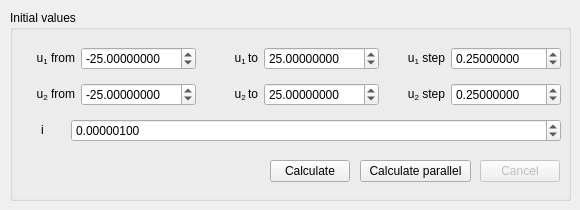
   <widget class="QWidget" name="tab_u1u2">
    <attribute name="title">
     <string>u1, u2</string>
    </attribute>
    <widget class="QGroupBox" name="groupBox_2">
     <property name="geometry">
      <rect>
       <x>10</x>
       <y>10</y>
       <width>561</width>
       <height>191</height>
      </rect>
     </property>
     <property name="title">
      <string>Initial values</string>
     </property>
     <widget class="QWidget" name="verticalLayoutWidget">
      <property name="geometry">
       <rect>
        <x>10</x>
        <y>30</y>
        <width>541</width>
        <height>111</height>
       </rect>
      </property>
      <layout class="QVBoxLayout" name="verticalLayout_2">
       <item>
        <layout class="QHBoxLayout" name="horizontalLayout">
         <item>
          <layout class="QHBoxLayout" name="horizontalLayout_58">
           <item>
            <widget class="QLabel" name="label_55">
             <property name="maximumSize">
              <size>
               <width>60</width>
               <height>16777215</height>
              </size>
             </property>
             <property name="text">
              <string>&lt;html&gt;&lt;head/&gt;&lt;body&gt;&lt;p align=&quot;right&quot;&gt;u&lt;span style=&quot; vertical-align:sub;&quot;&gt;1&lt;/span&gt; from&lt;/p&gt;&lt;/body&gt;&lt;/html&gt;</string>
             </property>
            </widget>
           </item>
           <item>
            <widget class="QDoubleSpinBox" name="input_u1_from_u1u2">
             <property name="decimals">
              <number>8</number>
             </property>
             <property name="minimum">
              <double>-1000.000000000000000</double>
             </property>
             <property name="maximum">
              <double>1000.000000000000000</double>
             </property>
             <property name="value">
              <double>-25.000000000000000</double>
             </property>
            </widget>
           </item>
          </layout>
         </item>
         <item>
          <layout class="QHBoxLayout" name="horizontalLayout_59">
           <item>
            <widget class="QLabel" name="label_56">
             <property name="maximumSize">
              <size>
               <width>60</width>
               <height>16777215</height>
              </size>
             </property>
             <property name="text">
              <string>&lt;html&gt;&lt;head/&gt;&lt;body&gt;&lt;p align=&quot;right&quot;&gt;u&lt;span style=&quot; vertical-align:sub;&quot;&gt;1 &lt;/span&gt;to&lt;/p&gt;&lt;/body&gt;&lt;/html&gt;</string>
             </property>
            </widget>
           </item>
           <item>
            <widget class="QDoubleSpinBox" name="input_u1_to_u1u2">
             <property name="decimals">
              <number>8</number>
             </property>
             <property name="minimum">
              <double>-1000.000000000000000</double>
             </property>
             <property name="maximum">
              <double>1000.000000000000000</double>
             </property>
             <property name="value">
              <double>25.000000000000000</double>
             </property>
            </widget>
           </item>
          </layout>
         </item>
         <item>
          <layout class="QHBoxLayout" name="horizontalLayout_60">
           <item>
            <widget class="QLabel" name="label_57">
             <property name="maximumSize">
              <size>
               <width>60</width>
               <height>16777215</height>
              </size>
             </property>
             <property name="text">
              <string>&lt;html&gt;&lt;head/&gt;&lt;body&gt;&lt;p align=&quot;right&quot;&gt;u&lt;span style=&quot; vertical-align:sub;&quot;&gt;1&lt;/span&gt; step&lt;/p&gt;&lt;/body&gt;&lt;/html&gt;</string>
             </property>
            </widget>
           </item>
           <item>
            <widget class="QDoubleSpinBox" name="input_u1_step_u1u2">
             <property name="decimals">
              <number>8</number>
             </property>
             <property name="minimum">
              <double>0.000001000000000</double>
             </property>
             <property name="maximum">
              <double>100.000000000000000</double>
             </property>
             <property name="value">
              <double>0.250000000000000</double>
             </property>
            </widget>
           </item>
          </layout>
         </item>
        </layout>
       </item>
       <item>
        <layout class="QHBoxLayout" name="horizontalLayout_2">
         <item>
          <layout class="QHBoxLayout" name="horizontalLayout_64">
           <item>
            <widget class="QLabel" name="label_61">
             <property name="maximumSize">
              <size>
               <width>60</width>
               <height>16777215</height>
              </size>
             </property>
             <property name="text">
              <string>&lt;html&gt;&lt;head/&gt;&lt;body&gt;&lt;p align=&quot;right&quot;&gt;u&lt;span style=&quot; vertical-align:sub;&quot;&gt;2&lt;/span&gt; from&lt;/p&gt;&lt;/body&gt;&lt;/html&gt;</string>
             </property>
            </widget>
           </item>
           <item>
            <widget class="QDoubleSpinBox" name="input_u2_from_u1u2">
             <property name="decimals">
              <number>8</number>
             </property>
             <property name="minimum">
              <double>-1000.000000000000000</double>
             </property>
             <property name="maximum">
              <double>1000.990000000000009</double>
             </property>
             <property name="singleStep">
              <double>1.000000000000000</double>
             </property>
             <property name="value">
              <double>-25.000000000000000</double>
             </property>
            </widget>
           </item>
          </layout>
         </item>
         <item>
          <layout class="QHBoxLayout" name="horizontalLayout_65">
           <item>
            <widget class="QLabel" name="label_62">
             <property name="maximumSize">
              <size>
               <width>60</width>
               <height>16777215</height>
              </size>
             </property>
             <property name="text">
              <string>&lt;html&gt;&lt;head/&gt;&lt;body&gt;&lt;p align=&quot;right&quot;&gt;u&lt;span style=&quot; vertical-align:sub;&quot;&gt;2 &lt;/span&gt;to&lt;/p&gt;&lt;/body&gt;&lt;/html&gt;</string>
             </property>
            </widget>
           </item>
           <item>
            <widget class="QDoubleSpinBox" name="input_u2_to_u1u2">
             <property name="decimals">
              <number>8</number>
             </property>
             <property name="minimum">
              <double>-1000.000000000000000</double>
             </property>
             <property name="maximum">
              <double>1000.000000000000000</double>
             </property>
             <property name="value">
              <double>25.000000000000000</double>
             </property>
            </widget>
           </item>
          </layout>
         </item>
         <item>
          <layout class="QHBoxLayout" name="horizontalLayout_66">
           <item>
            <widget class="QLabel" name="label_63">
             <property name="maximumSize">
              <size>
               <width>60</width>
               <height>16777215</height>
              </size>
             </property>
             <property name="text">
              <string>&lt;html&gt;&lt;head/&gt;&lt;body&gt;&lt;p align=&quot;right&quot;&gt;u&lt;span style=&quot; vertical-align:sub;&quot;&gt;2&lt;/span&gt; step&lt;/p&gt;&lt;/body&gt;&lt;/html&gt;</string>
             </property>
            </widget>
           </item>
           <item>
            <widget class="QDoubleSpinBox" name="input_u2_step_u1u2">
             <property name="decimals">
              <number>8</number>
             </property>
             <property name="minimum">
              <double>0.000001000000000</double>
             </property>
             <property name="maximum">
              <double>100.000000000000000</double>
             </property>
             <property name="value">
              <double>0.250000000000000</double>
             </property>
            </widget>
           </item>
          </layout>
         </item>
        </layout>
       </item>
       <item>
        <layout class="QHBoxLayout" name="horizontalLayout_3">
         <item>
          <layout class="QHBoxLayout" name="horizontalLayout_69">
           <item>
            <widget class="QLabel" name="label_66">
             <property name="sizePolicy">
              <sizepolicy hsizetype="Fixed" vsizetype="Ignored">
               <horstretch>0</horstretch>
               <verstretch>0</verstretch>
              </sizepolicy>
             </property>
             <property name="maximumSize">
              <size>
               <width>45</width>
               <height>16777215</height>
              </size>
             </property>
             <property name="text">
              <string>&lt;html&gt;&lt;head/&gt;&lt;body&gt;&lt;p align=&quot;center&quot;&gt;i&lt;/p&gt;&lt;/body&gt;&lt;/html&gt;</string>
             </property>
            </widget>
           </item>
           <item>
            <widget class="QDoubleSpinBox" name="input_i_u1u2">
             <property name="decimals">
              <number>8</number>
             </property>
             <property name="minimum">
              <double>-1000.000000000000000</double>
             </property>
             <property name="maximum">
              <double>1000.000000000000000</double>
             </property>
             <property name="value">
              <double>0.000001000000000</double>
             </property>
            </widget>
           </item>
          </layout>
         </item>
        </layout>
       </item>
      </layout>
     </widget>
     <widget class="QPushButton" name="button_calculate_parallel_u1u2">
      <property name="geometry">
       <rect>
        <x>350</x>
        <y>150</y>
        <width>111</width>
        <height>22</height>
       </rect>
      </property>
      <property name="text">
       <string>Calculate parallel</string>
      </property>
     </widget>
     <widget class="QPushButton" name="button_cancel_u1u2">
      <property name="enabled">
       <bool>false</bool>
      </property>
      <property name="geometry">
       <rect>
        <x>470</x>
        <y>150</y>
        <width>80</width>
        <height>22</height>
       </rect>
      </property>
      <property name="text">
       <string>Cancel</string>
      </property>
     </widget>
     <widget class="QPushButton" name="button_calculate_u1u2">
      <property name="geometry">
       <rect>
        <x>260</x>
        <y>150</y>
        <width>80</width>
        <height>22</height>
       </rect>
      </property>
      <property name="text">
       <string>Calculate</string>
      </property>
     </widget>
    </widget>
   </widget>
